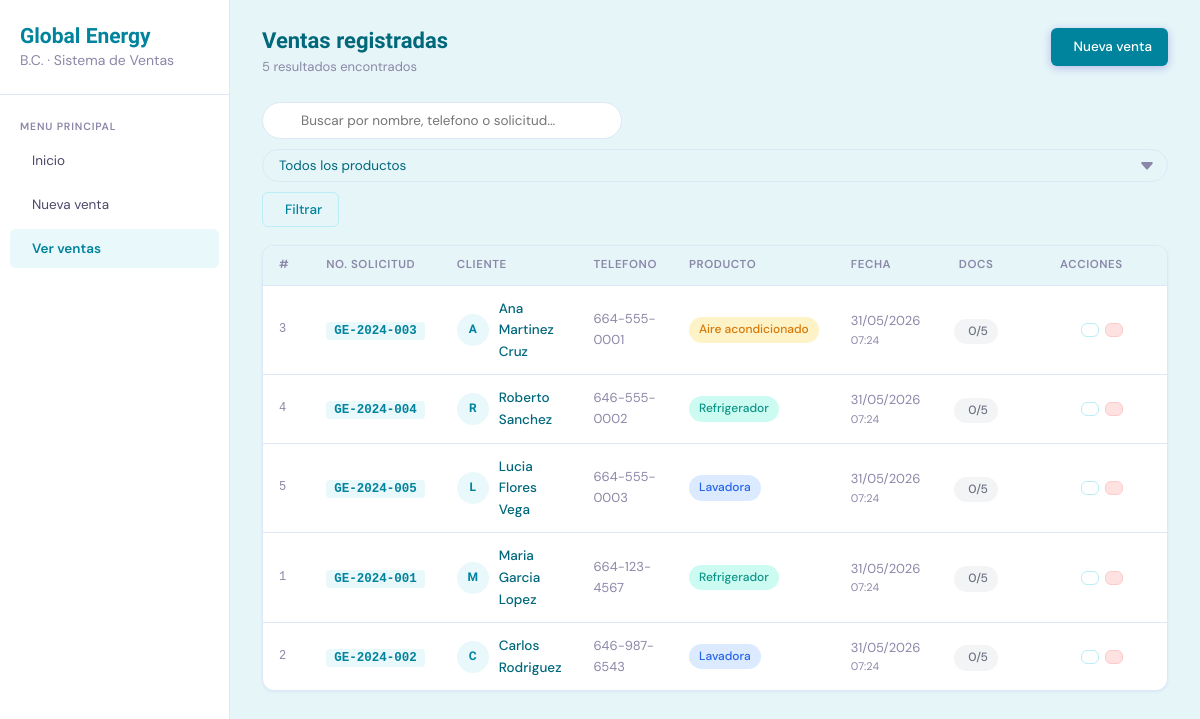
The app's page /listar_ventas.php with its own data.
### tables this page shows
CREATE TABLE IF NOT EXISTS venta (
    id_venta        INT          AUTO_INCREMENT PRIMARY KEY,
    num_solicitud   VARCHAR(60)  NOT NULL,
    nombre_cliente  VARCHAR(120) NOT NULL,
    telefono        VARCHAR(20)  NOT NULL,
    producto        ENUM('Lavadora', 'Refrigerador', 'Aire acondicionado') NOT NULL,
    fecha_registro  TIMESTAMP    DEFAULT CURRENT_TIMESTAMP
);

### includes/conexion.php (called while the page is built, shortened)
<?php
function sanitizar(string $valor): string
{
    return htmlspecialchars(strip_tags(trim($valor)), ENT_QUOTES, 'UTF-8');
}
?>

### listar_ventas.php (the view, shortened to what this page needs)
<?php
require 'includes/conexion.php';
$busqueda       = sanitizar($_GET['q']        ?? '');
$filtroProducto = sanitizar($_GET['producto'] ?? '');
$where  = [];
$params = [];
$whereSQL = $where ? 'WHERE ' . implode(' AND ', $where) : '';
$sql = "
    SELECT v.id_venta, v.num_solicitud, v.nombre_cliente,
           v.telefono, v.producto, v.fecha_registro,
           COUNT(p.id_pdf) AS total_pdfs
    FROM venta v
    LEFT JOIN pdf p ON p.id_venta = v.id_venta
    {$whereSQL}
    GROUP BY v.id_venta
    ORDER BY v.fecha_registro DESC
";
$stmt = $pdo->prepare($sql);
$stmt->execute($params);
$ventas = $stmt->fetchAll();
require 'includes/header.php';
function badge_producto(string $p): string {
    $mapa = [
        'Lavadora'           => ['badge-blue',   'Lavadora'],
        'Refrigerador'       => ['badge-teal',   'Refrigerador'],
        'Aire acondicionado' => ['badge-orange', 'Aire acondicionado'],
    ];
    [$clase, $label] = $mapa[$p] ?? ['badge-gray', $p];
    return '<span class="badge ' . $clase . '">' . htmlspecialchars($label) . '</span>';
}
?>
<div class="topbar">
    <div>
        <div class="page-title">Ventas registradas</div>
        <div class="page-subtitle">
            <?= count($ventas) ?> resultado<?= count($ventas) !== 1 ? 's' : '' ?> encontrado<?= count($ventas) !== 1 ? 's' : '' ?>
        </div>
    </div>
    <a href="registrar_venta.php" class="btn btn-primary">
        <i class="ti ti-plus"></i> Nueva venta
    </a>
</div>
<form method="GET" action="listar_ventas.php" id="formFiltro">
    <div class="toolbar">
        <div class="search-wrap">
            <input type="text" name="q"
                   placeholder="Buscar por nombre, telefono o solicitud..."
                   value="<?= htmlspecialchars($busqueda) ?>"
                   class="search-input">
        </div>
        <select name="producto" class="form-control filter-select" onchange="this.form.submit()">
            <option value="">Todos los productos</option>
        </select>
        <button type="submit" class="btn btn-outline"><i class="ti ti-filter"></i> Filtrar</button>
    </div>
</form>
<div class="card">
    <div class="table-wrap">
        <table>
            <thead>
                <tr>
                    <th style="width:48px">#</th>
                    <th>No. Solicitud</th>
                    <th>Cliente</th>
                    <th>Telefono</th>
                    <th>Producto</th>
                    <th>Fecha</th>
                    <th style="width:80px;text-align:center">Docs</th>
                    <th style="width:160px;text-align:center">Acciones</th>
                </tr>
            </thead>
            <tbody>
            <?php if (empty($ventas)): ?>
                <tr><td colspan="8">
                    <div class="empty-state">
                        <i class="ti ti-inbox"></i>
                        <p>No se encontraron ventas<?= $busqueda ? ' para "' . htmlspecialchars($busqueda) . '"' : '' ?>.</p>
                        <?php if (!$busqueda && !$filtroProducto): ?>
                            <a href="registrar_venta.php" class="btn btn-primary btn-sm">Registrar primera venta</a>
                        <?php endif; ?>
                    </div>
                </td></tr>
            <?php else: foreach ($ventas as $v): ?>
                <tr class="<?= isset($_GET['detalle']) && (int)$_GET['detalle'] === $v['id_venta'] ? 'fila-activa' : '' ?>">
                    <td class="td-id"><?= $v['id_venta'] ?></td>
                    <td><span class="td-solicitud"><?= sanitizar($v['num_solicitud']) ?></span></td>
                    <td>
                        <div class="td-with-avatar">
                            <div class="avatar"><?= strtoupper(mb_substr($v['nombre_cliente'], 0, 1)) ?></div>
                            <span class="td-name"><?= sanitizar($v['nombre_cliente']) ?></span>
                        </div>
                    </td>
                    <td class="td-muted"><?= sanitizar($v['telefono']) ?></td>
                    <td><?= badge_producto($v['producto']) ?></td>
                    <td class="td-muted">
                        <?= date('d/m/Y', strtotime($v['fecha_registro'])) ?>
                        <span class="td-hour"><?= date('H:i', strtotime($v['fecha_registro'])) ?></span>
                    </td>
                    <td style="text-align:center">
                        <span class="badge <?= $v['total_pdfs'] >= 5 ? 'badge-green' : ($v['total_pdfs'] > 0 ? 'badge-orange' : 'badge-gray') ?>">
                            <i class="ti ti-file-type-pdf"></i> <?= $v['total_pdfs'] ?>/5
                        </span>
                    </td>
                    <td>
                        <div class="acciones-row">
                            <a href="listar_ventas.php?detalle=<?= $v['id_venta'] ?><?= $busqueda ? '&q='.urlencode($busqueda) : '' ?><?= $filtroProducto ? '&producto='.urlencode($filtroProducto) : '' ?>"
                               class="btn btn-ghost btn-sm btn-icon" title="Ver documentos">
                            </a>
                            <a href="listar_ventas.php?editar=<?= $v['id_venta'] ?><?= $busqueda ? '&q='.urlencode($busqueda) : '' ?><?= $filtroProducto ? '&producto='.urlencode($filtroProducto) : '' ?>"
                               class="btn btn-outline btn-sm btn-icon" title="Editar venta">
                            </a>
                            <button type="button"
                                    class="btn btn-danger btn-sm btn-icon"
                                    title="Eliminar venta"
                                    onclick="confirmarEliminar(<?= $v['id_venta'] ?>, '<?= addslashes(sanitizar($v['nombre_cliente'])) ?>')">
                            </button>
                        </div>
                    </td>
                </tr>
            <?php endforeach; endif; ?>
            </tbody>
        </table>
    </div>
</div>
<?php require 'includes/footer.php'; ?>

### records on screen
venta: id_venta "3", num_solicitud "GE-2024-003", nombre_cliente "A", nombre_cliente "Ana Martinez Cruz", telefono "664-555-0001", label "Aire acondicionado", fecha_registro "31/05/2026", fecha_registro "07:24", total_pdfs "0"
venta: id_venta "4", num_solicitud "GE-2024-004", nombre_cliente "R", nombre_cliente "Roberto Sanchez", telefono "646-555-0002", label "Refrigerador", fecha_registro "31/05/2026", fecha_registro "07:24", total_pdfs "0"
venta: id_venta "5", num_solicitud "GE-2024-005", nombre_cliente "L", nombre_cliente "Lucia Flores Vega", telefono "664-555-0003", label "Lavadora", fecha_registro "31/05/2026", fecha_registro "07:24", total_pdfs "0"
venta: id_venta "1", num_solicitud "GE-2024-001", nombre_cliente "M", nombre_cliente "Maria Garcia Lopez", telefono "664-123-4567", label "Refrigerador", fecha_registro "31/05/2026", fecha_registro "07:24", total_pdfs "0"
venta: id_venta "2", num_solicitud "GE-2024-002", nombre_cliente "C", nombre_cliente "Carlos Rodriguez", telefono "646-987-6543", label "Lavadora", fecha_registro "31/05/2026", fecha_registro "07:24", total_pdfs "0"

### other values on screen
count($ventas) "5"
